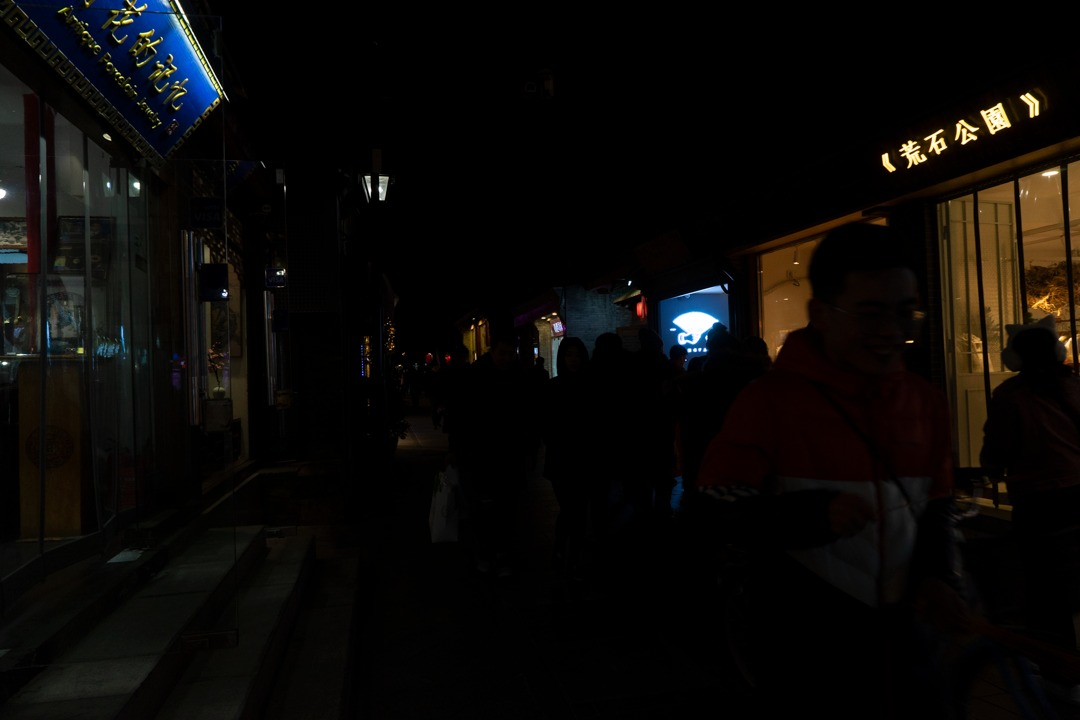
#> input picture image1.jpg, 1080 x 720 px
$ python main.py
#> lines starting #> are read from the running program, lines starting #| are printed output that depends on the picture
import cv2
import numpy as np

def laplacian_pyramid(img, levels=5):
    gaussian_pyr = [img]
    for _ in range(levels):
        img = cv2.pyrDown(img)
        gaussian_pyr.append(img)

    laplacian_pyr = [gaussian_pyr[-1]]
    for i in range(levels, 0, -1):
        size = (gaussian_pyr[i - 1].shape[1], gaussian_pyr[i - 1].shape[0])
        laplacian = cv2.subtract(gaussian_pyr[i - 1], cv2.pyrUp(gaussian_pyr[i], dstsize=size))
        laplacian_pyr.append(laplacian)

    return laplacian_pyr

def reconstruct_from_laplacian_pyramid(laplacian_pyr):
    img = laplacian_pyr[0]
    for i in range(1, len(laplacian_pyr)):
        size = (laplacian_pyr[i].shape[1], laplacian_pyr[i].shape[0])
        img = cv2.pyrUp(img, dstsize=size) + laplacian_pyr[i]
    return img

def exposure_fusion(images):
    levels = 5
    laplacian_pyramids = [laplacian_pyramid(img, levels) for img in images]

    fused_pyr = []
    for level in range(levels + 1):
        fused_pyr.append(np.max([lp[level] for lp in laplacian_pyramids], axis=0))

    fused_img = reconstruct_from_laplacian_pyramid(fused_pyr)
    fused_img = np.clip(fused_img, 0, 255).astype(np.uint8)
    return fused_img

def main():
    img1 = cv2.imread('image1.jpg')
#> img1 is the input picture: shape (720, 1080, 3); mean B, G, R 7.5, 9.3, 11
    img2 = cv2.imread('image2.jpg')
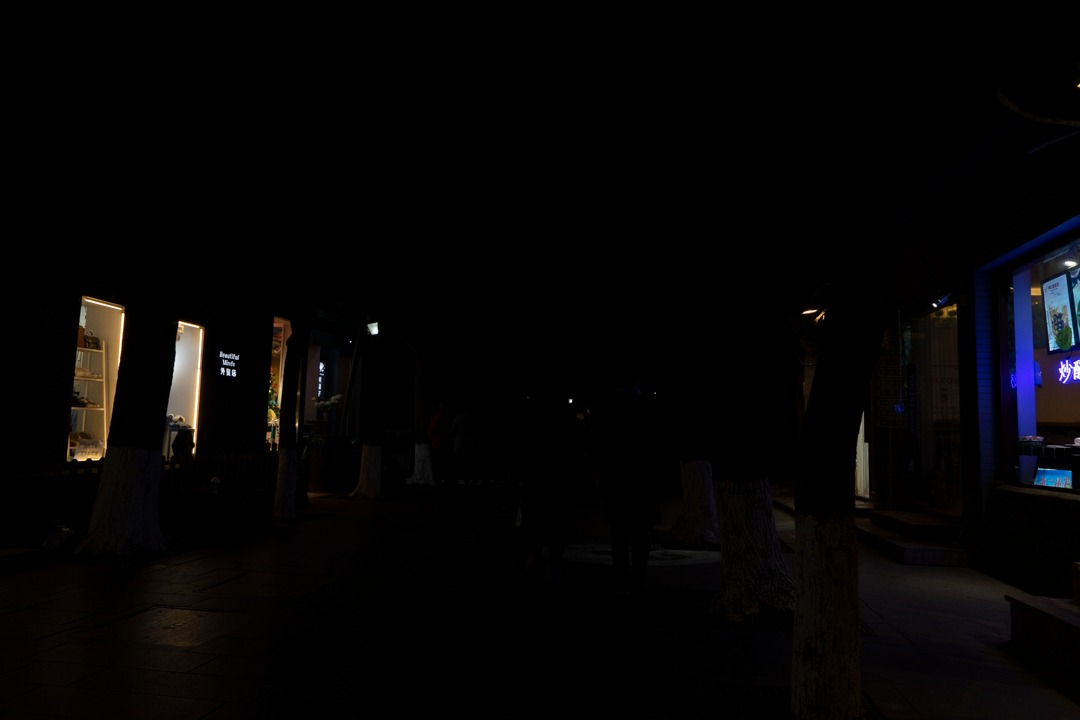
#> input picture image2.jpg, 1080 x 720 px
#> img2 is the input picture: shape (720, 1080, 3); mean B, G, R 4.7, 4.4, 5.3
    img3 = cv2.imread('image3.jpg')
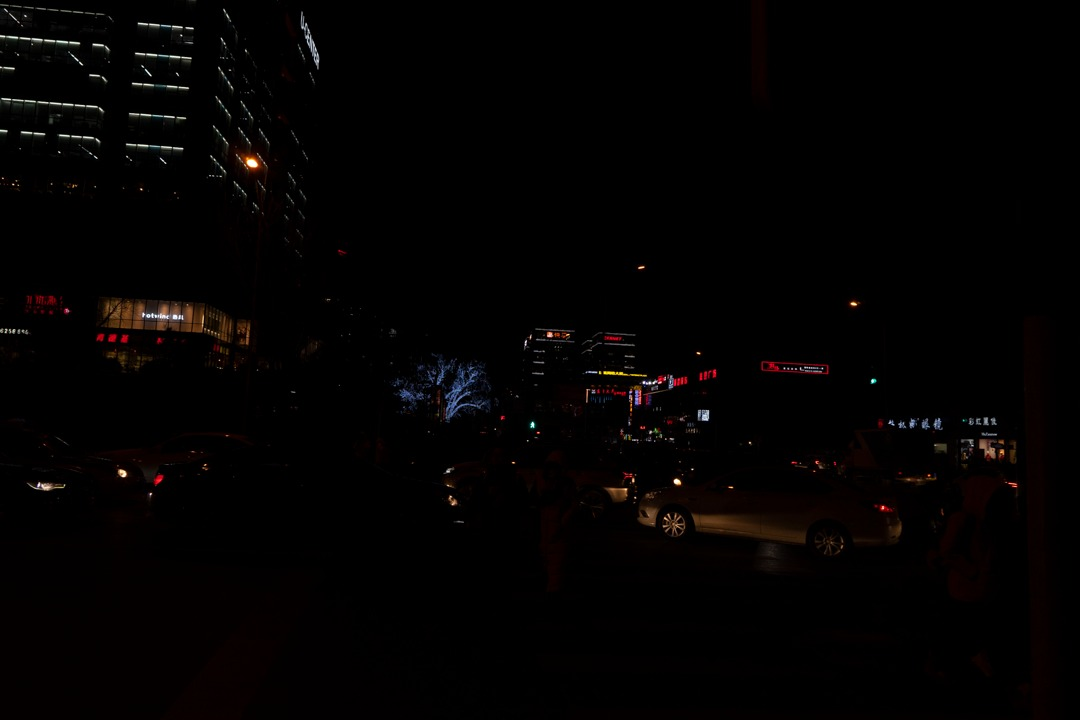
#> input picture image3.jpg, 1080 x 720 px
#> img3 is the input picture: shape (720, 1080, 3); mean B, G, R 1.8, 2, 3.6

    images = [img1, img2, img3]
    fused_image = exposure_fusion(images)
#> after the loop in laplacian_pyramid, `for _ in range(levels):`:
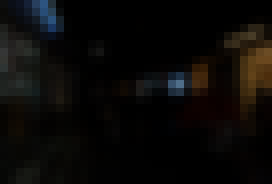
#> img: shape (23, 34, 3) (shown 8 times larger); mean of channels 0, 1, 2 7.6, 9.4, 10.9; drawn as B, G, R
#> after the loop in laplacian_pyramid, `for _ in range(levels):`: gaussian_pyr = 6 items
#> the loop in laplacian_pyramid, `for i in range(levels, 0, -1):` made 5 passes
#> pass 3, in laplacian_pyramid, `laplacian = cv2.subtract(gaussian_pyr[i - 1], cv2.pyrUp(gaussian_pyr[i..`:
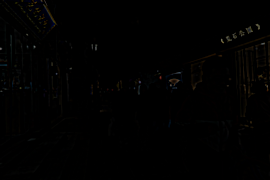
#> laplacian: shape (180, 270, 3); mean of channels 0, 1, 2 0.8, 1.1, 1.3; drawn as B, G, R
#> the loop in laplacian_pyramid (call 3), `for i in range(levels, 0, -1):` made 5 passes
#> pass 3, in laplacian_pyramid (call 3), `laplacian = cv2.subtract(gaussian_pyr[i - 1], cv2.pyrUp(gaussian_pyr[i..`:
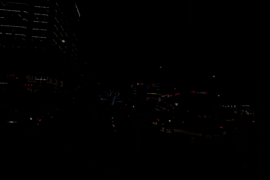
#> laplacian: shape (180, 270, 3); mean of channels 0, 1, 2 0.5, 0.6, 0.8; drawn as B, G, R
#> in exposure_fusion, `laplacian_pyramids = [laplacian_pyramid(img, levels) for img in images]`: laplacian_pyramids = 3 items
#> after the loop in exposure_fusion, `for level in range(levels + 1):`: fused_pyr = 6 items
#> the loop in reconstruct_from_laplacian_pyramid, `for i in range(1, len(laplacian_pyr)):` made 5 passes
#> size on passes 1 to 5: (68, 45), (135, 90), (270, 180), (540, 360), (1080, 720)
#> pass 3, in reconstruct_from_laplacian_pyramid, `img = cv2.pyrUp(img, dstsize=size) + laplacian_pyr[i]`:
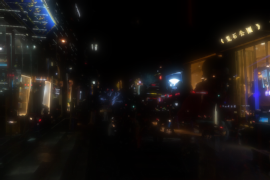
#> img: shape (180, 270, 3); mean of channels 0, 1, 2 17.9, 19.7, 23.7; drawn as B, G, R
#> after the loop in reconstruct_from_laplacian_pyramid, `for i in range(1, len(laplacian_pyr)):`:
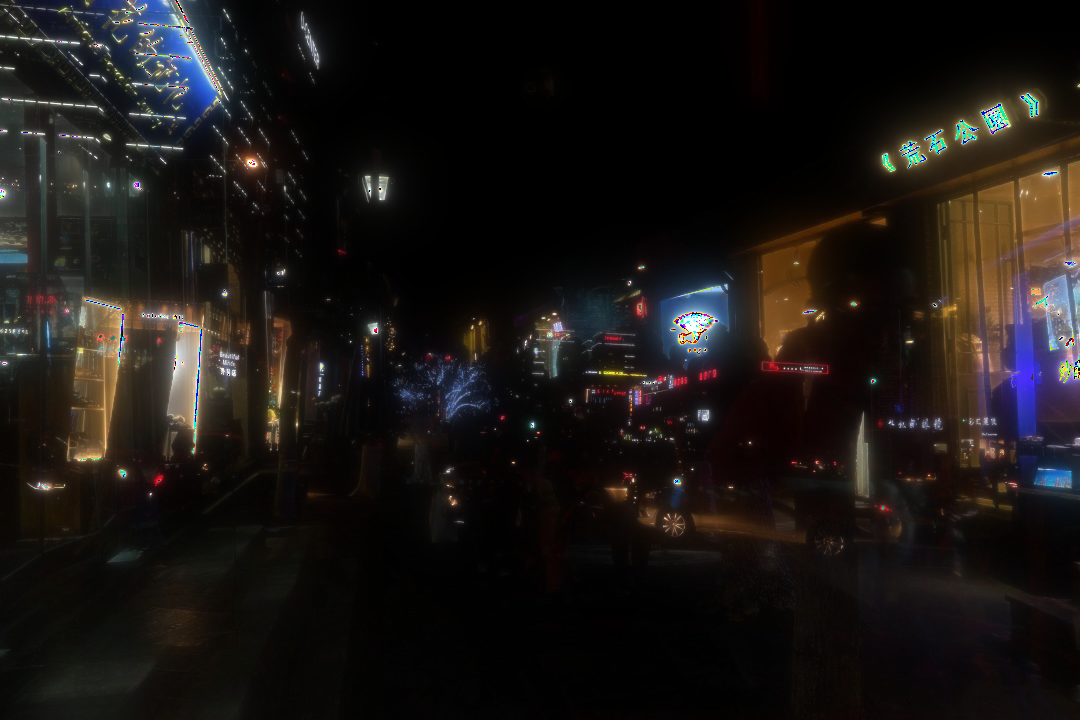
#> img: shape (720, 1080, 3); mean of channels 0, 1, 2 20.8, 22.8, 26.8; drawn as B, G, R

    cv2.imwrite('fused_image.jpg', fused_image)
    cv2.imshow('Fused Image', fused_image)
    cv2.waitKey(0)
    cv2.destroyAllWindows()

if __name__ == "__main__":
    main()
